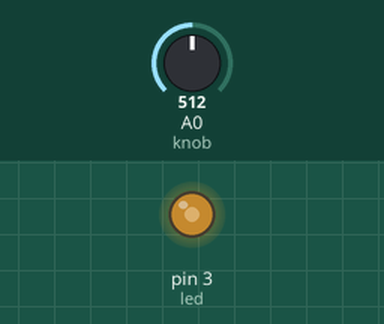
Recording of a sketch running on a simulated Arduino Uno, built with avr-gcc and run on an emulated ATmega328P. On the bench: output pins drawn as LEDs (lit = HIGH). Inputs (shaded band) come from the test bench; at power-on: A0 (knob) = 512.

Above: at 1.2 s.
1.3 s: A0 (knob) set to 716
At 2.4 s:
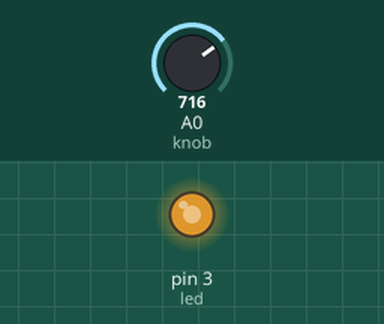
2.8 s: A0 (knob) set to 900
At 3.6 s:
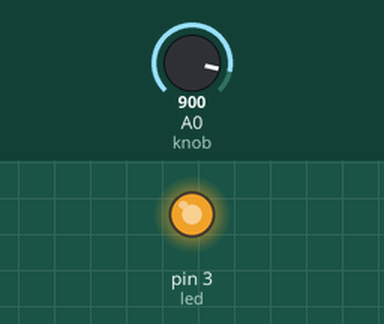
4.3 s: A0 (knob) set to 122
At 4.7 s:
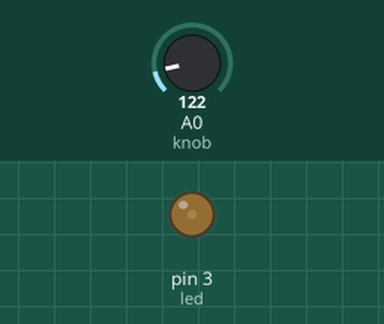
5.8 s: A0 (knob) set to 511
At 7.1 s:
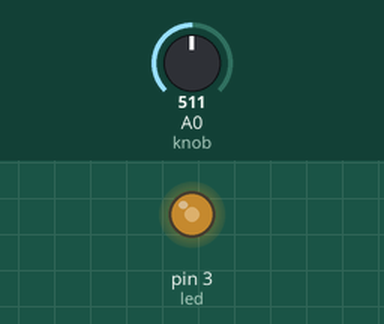
Timing chart, 0 to 8.3 s (numbered marks = the images above; inputs shaded):
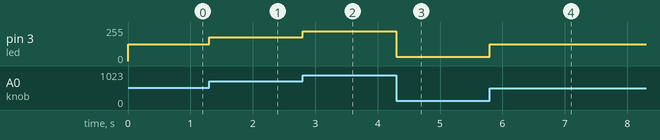

The sketch:

ADC_LED.ino
```cpp
#define led 3
#define knob 0
void setup() {


  pinMode(led , OUTPUT);


}

void loop() {
  // put your main code here, to run repeatedly:
  int A = analogRead(knob);
  A = map(A,1,1024,1,255);
  analogWrite(led,A);

}
```

Measured:
- after the input at 1.3 s, pin 3 (led): 127/255 → 178/255 at once
- after the input at 2.8 s, pin 3 (led): 178/255 → 224/255 at once
- after the input at 4.3 s, pin 3 (led): 224/255 → 31/255 at once
- after the input at 5.8 s, pin 3 (led): 31/255 → 127/255 at once
